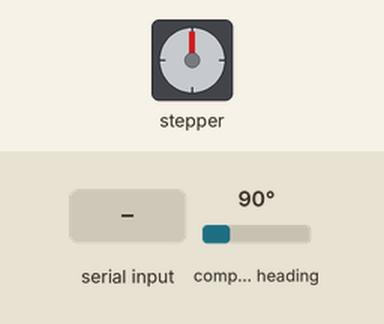
A sketch run on a simulated ESP32. Shown: stepper motor. The test bench sets the inputs (shaded band); at power-on: compass heading 90°. Stepper angles assume 200 steps per turn; what the sketch prints to the serial monitor is not drawn.

Above: at 1.2 s.
1.3 s: "90,45\n" received over Serial
At 3.2 s:
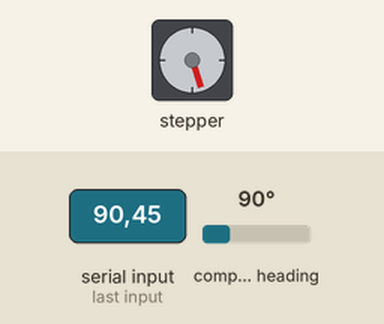
3.5 s: "30,150\n" received over Serial
At 5.1 s:
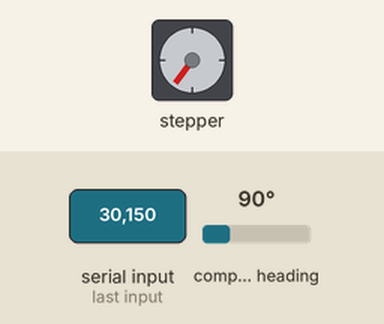
5.4 s: "5\n" received over Serial
At 6.7 s:
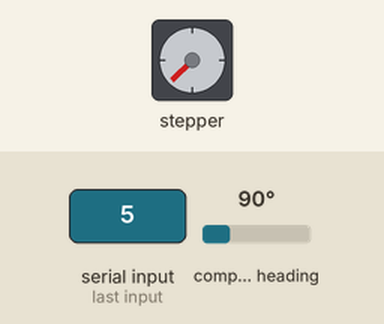
7.0 s: "90\n" received over Serial
At 8.9 s:
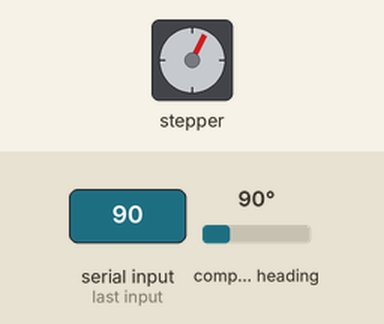
9.2 s: "200\n" received over Serial
At 9.69 s:
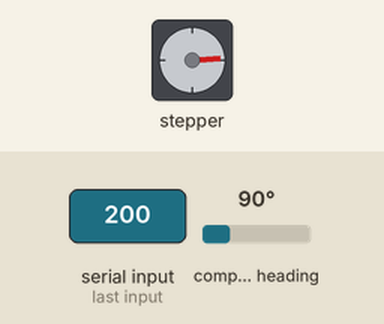
11.8 s: "90,45\n" received over Serial
At 13.9 s:
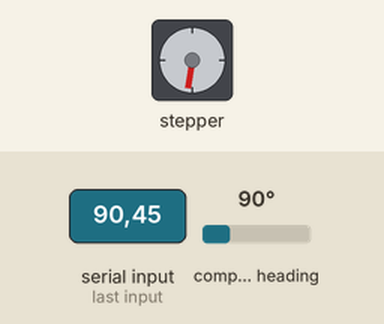
Timing chart, 0 to 15.0 s (numbered marks = the images above; inputs shaded):
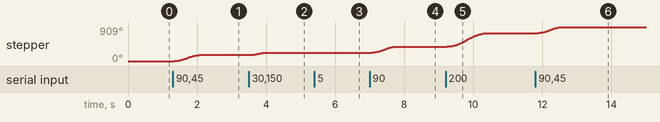

The sketch:

microcontrolador.ino
```cpp
#include <Wire.h>
#include <AS5600.h>
#include "FastAccelStepper.h"

#define DIR_PIN   25
#define STEP_PIN  26

FastAccelStepperEngine engine = FastAccelStepperEngine();
FastAccelStepper *stepper = NULL;

AS5600 encoder;
float currentAngle = 0;
float lastAngle = 0;
float absolutePosition = 0;
int laps=0;

unsigned long lastSend = 0;
const unsigned long sendInterval = 100; // 0.1s

void setup() {
  Serial.begin(115200);
  Wire.begin();
  engine.init();
  stepper = engine.stepperConnectToPin(STEP_PIN);
  if (stepper) {
    stepper->setDirectionPin(DIR_PIN);
    stepper->setSpeedInHz(1000);      // Velocidad máxima (Hz = pasos/seg)
    stepper->setAcceleration(500);    // Aceleración en pasos/s^2
  }
}

void loop() {
  if (millis() - lastSend >= sendInterval) {
    currentAngle = encoder.rawAngle() * AS5600_RAW_TO_DEGREES; // 0–4095 -> 0–360°
    if (lastAngle > 300 && currentAngle < 60) {
      laps++;
    } else if (lastAngle < 60 && currentAngle > 300) {
      laps--;
    }
    absolutePosition = laps * 360L + currentAngle;
    Serial.println(absolutePosition);
    lastAngle = currentAngle;
    lastSend = millis();
  }

  if (Serial.available()) {
    String cmd = Serial.readStringUntil('\n');
    cmd.trim();
    long steps = cmd.toInt();
    if (stepper) {
      stepper->move(steps);
    }
  }
}
```

Measured:
- after the input at 1.3 s, stepper: turns 162° clockwise in 0.72 s, starting after 0.04 s
- after the input at 3.5 s, stepper: turns 54° clockwise in 0.37 s, starting after 0.04 s
- after the input at 7.0 s, stepper: turns 162° clockwise in 0.72 s, starting after 0.04 s
- after the input at 9.2 s, stepper: turns 360° clockwise in 1.1 s, starting after 0.04 s
- after the input at 11.8 s, stepper: turns 162° clockwise in 0.72 s, starting after 0.04 s
